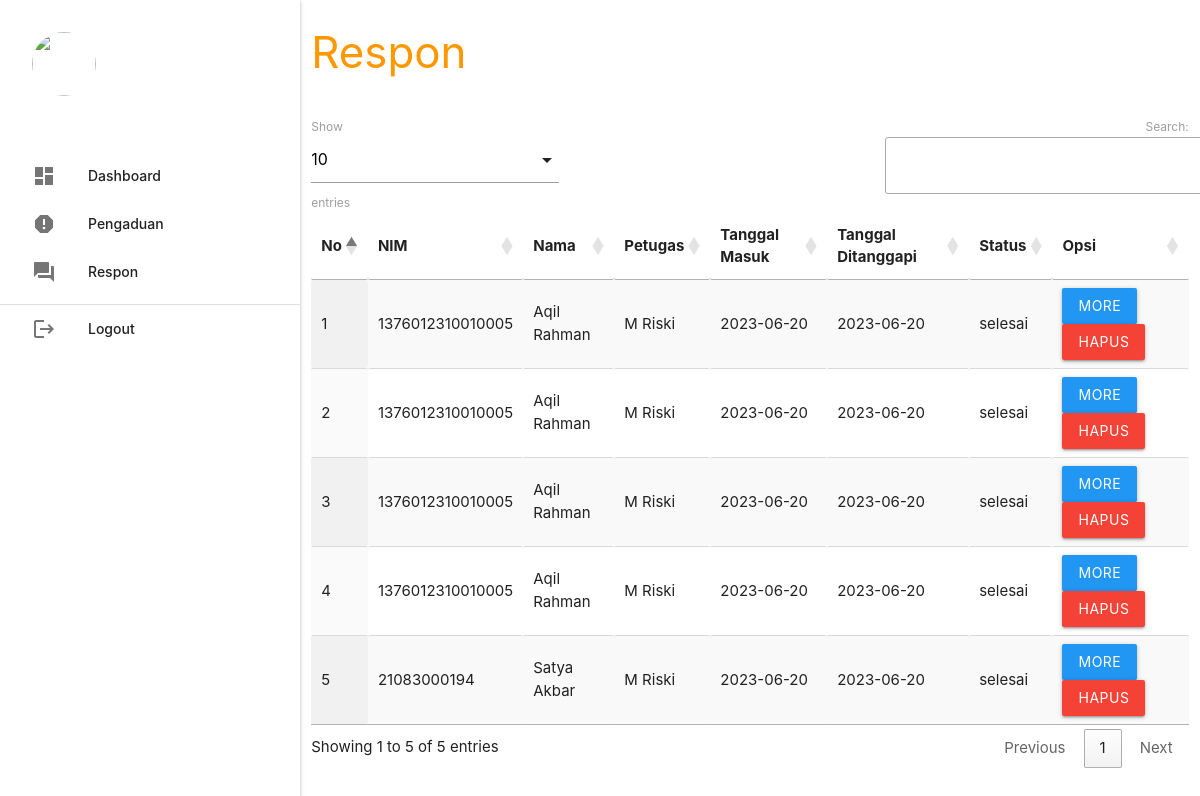
The page /petugas/index.php?p=respon (signed in) on the database its author committed.
### tables this page shows
CREATE TABLE `pengaduan` (
  `id_pengaduan` int(5) NOT NULL,
  `tgl_pengaduan` varchar(20) NOT NULL,
  `nik` varchar(16) NOT NULL,
  `isi_laporan` text NOT NULL,
  `foto` varchar(255) NOT NULL,
  `status` enum('proses','selesai') NOT NULL
);

CREATE TABLE `mahasiswa` (
  `nim` varchar(16) NOT NULL,
  `nama` varchar(35) NOT NULL,
  `username` varchar(25) NOT NULL,
  `password` varchar(255) NOT NULL,
  `telp` varchar(13) NOT NULL
);

CREATE TABLE `petugas` (
  `id_petugas` int(5) NOT NULL,
  `nama_petugas` varchar(30) NOT NULL,
  `username` varchar(30) NOT NULL,
  `password` varchar(255) NOT NULL,
  `telp_petugas` varchar(13) NOT NULL,
  `level` enum('admin','petugas') NOT NULL
);

CREATE TABLE `tanggapan` (
  `id_tanggapan` int(5) NOT NULL,
  `id_pengaduan` int(5) NOT NULL,
  `tgl_tanggapan` varchar(20) NOT NULL,
  `tanggapan` text NOT NULL,
  `id_petugas` int(5) NOT NULL
);

### petugas/respon.php (the view, shortened to what this page needs)
       <div class="row">
         <div class="col s12 m9">
           <h3 class="orange-text">Respon</h3>
         </div>
       </div>
       <table id="example" class="display responsive-table" style="width:100%">
         <thead>
             <tr>
			<th>No</th>
			<th>NIM</th>
			<th>Nama</th>
			<th>Petugas</th>
			<th>Tanggal Masuk</th>
			<th>Tanggal Ditanggapi</th>
			<th>Status</th>
			<th>Opsi</th>
             </tr>
         </thead>
         <tbody>
<?php
	$no=1;
	$query = mysqli_query($koneksi,"SELECT * FROM pengaduan INNER JOIN mahasiswa ON pengaduan.nik=mahasiswa.nim INNER JOIN tanggapan ON pengaduan.id_pengaduan=tanggapan.id_pengaduan INNER JOIN petugas ON tanggapan.id_petugas=petugas.id_petugas WHERE tanggapan.id_petugas='".$_SESSION['data']['id_petugas']."' ORDER BY tanggapan.id_pengaduan DESC");
	while ($r=mysqli_fetch_assoc($query)) { ?>
	<tr>
		<td><?php echo $no++; ?></td>
		<td><?php echo $r['nim']; ?></td>
		<td><?php echo $r['nama']; ?></td>
		<td><?php echo $r['nama_petugas']; ?></td>
		<td><?php echo $r['tgl_pengaduan']; ?></td>
		<td><?php echo $r['tgl_tanggapan']; ?></td>
		<td><?php echo $r['status']; ?></td>
		<td><a class="btn blue modal-trigger" href="#more?id_tanggapan=<?php echo $r['id_tanggapan'] ?>">More</a> <a class="btn red" onclick="return confirm('Anda Yakin Ingin Menghapus Y/N')" href="index.php?p=tanggapan_hapus&id_tanggapan=<?php echo $r['id_tanggapan'] ?>">Hapus</a></td>
	</tr>
           <?php  }
            ?>
         </tbody>
       </table>

### rows shown on the page
pengaduan: mahasiswa.nim "1376012310010005", mahasiswa.nama "Aqil Rahman", petugas.nama_petugas "M Riski", tgl_pengaduan "2023-06-20", tanggapan.tgl_tanggapan "2023-06-20", status "selesai"
pengaduan: mahasiswa.nim "1376012310010005", mahasiswa.nama "Aqil Rahman", petugas.nama_petugas "M Riski", tgl_pengaduan "2023-06-20", tanggapan.tgl_tanggapan "2023-06-20", status "selesai"
pengaduan: mahasiswa.nim "1376012310010005", mahasiswa.nama "Aqil Rahman", petugas.nama_petugas "M Riski", tgl_pengaduan "2023-06-20", tanggapan.tgl_tanggapan "2023-06-20", status "selesai"
pengaduan: mahasiswa.nim "1376012310010005", mahasiswa.nama "Aqil Rahman", petugas.nama_petugas "M Riski", tgl_pengaduan "2023-06-20", tanggapan.tgl_tanggapan "2023-06-20", status "selesai"
pengaduan: mahasiswa.nim "21083000194", mahasiswa.nama "Satya Akbar", petugas.nama_petugas "M Riski", tgl_pengaduan "2023-06-20", tanggapan.tgl_tanggapan "2023-06-20", status "selesai"
